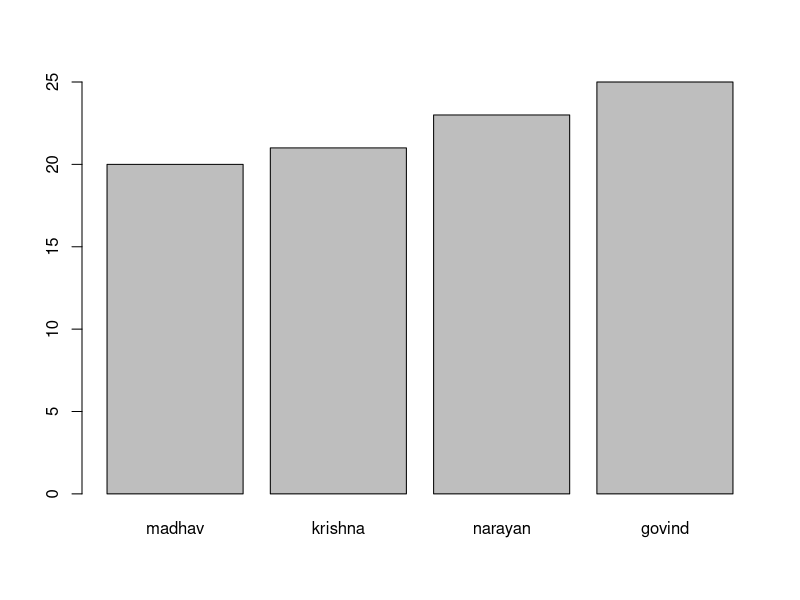
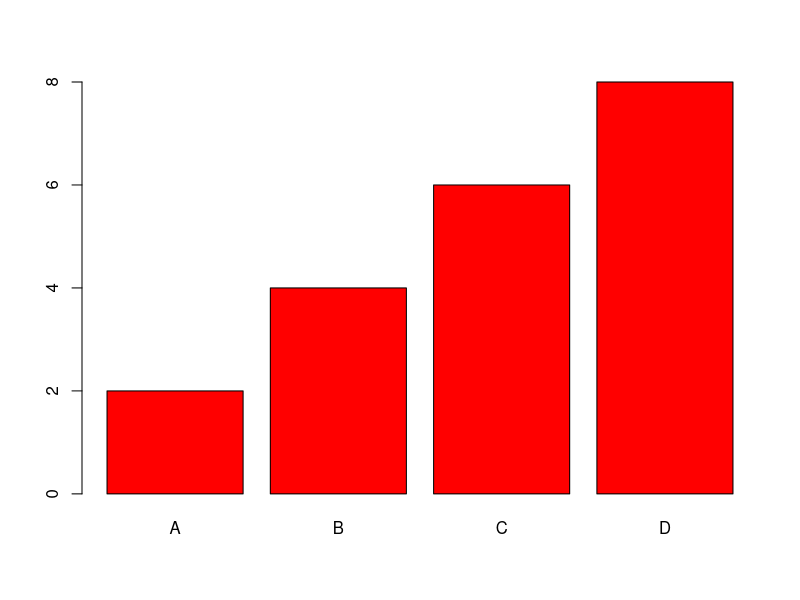
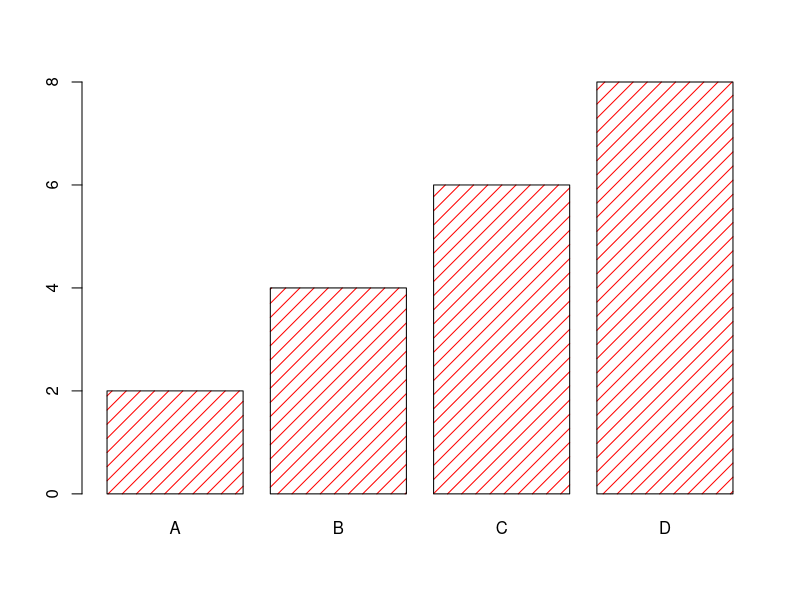
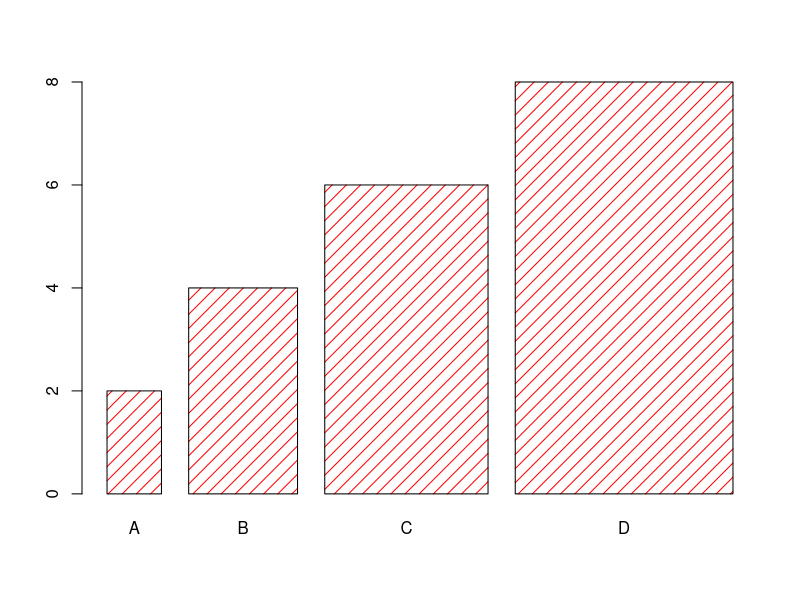
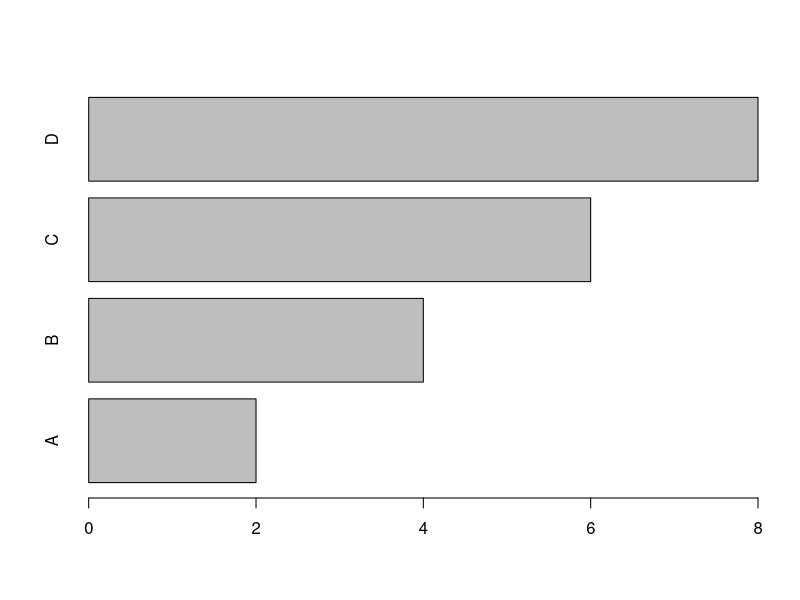

Generate these figures, in order, with R:
# bar chart

# a bar chart uses rectangular bars to visualize data. bar charts can be displayed horizontally or vertically.
# the height or length of the bars are proportional to the values they represent.

# we uses the barplot() function to draw a vertical bar chart.

# lets create bar chart : 
x<-c("madhav","krishna","narayan","govind")
y<-c(20,21,23,25)
barplot(y,names.arg = x)

# x variable represents values in the x-axis.
# y variable represents values in the y-axis.
#then we use the barplot() function to create a bar chart of the values 
#names.arg define the names of each observation in the x-axis
#
#bar color : 
#use the col parameter to change the color of the bars :  

x<-c("A","B","C","D")
y<-c(2,4,6,8)
barplot(y,names.arg = x,col = "red")


# to change the bar texture, use the density parameter : 
barplot(y,names.arg = x,density = 10,col = "red")

# bar width : use the width parameter to change the width of the bars:
barplot(y,names.arg = x,width = c(1,2,3,4),col = "red",density = 10)

# horizontal bars : if we want the bars to be displayed horizontally instead of vertically, use
# horiz = TRUE

barplot(y,names.arg = x,horiz = TRUE)

